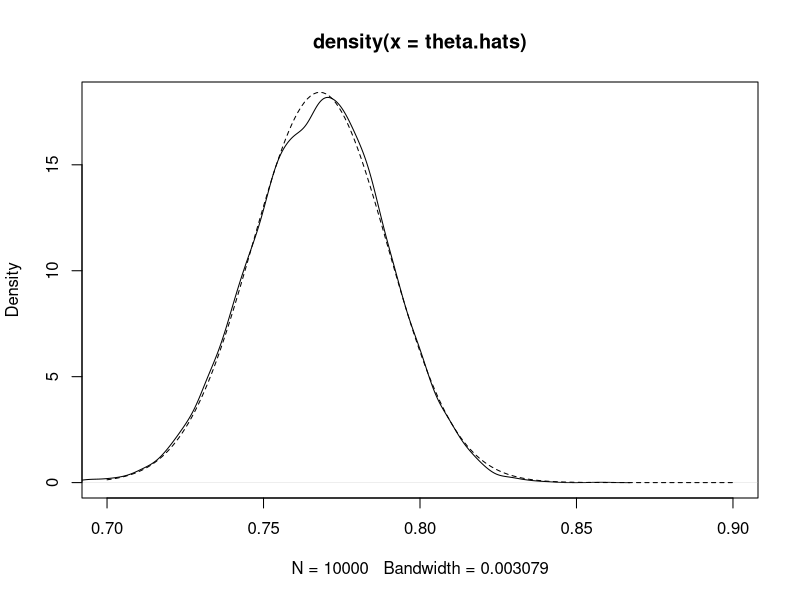

Generate this figure with R:
## ---- chunk 1
knitr::opts_chunk$set(echo = TRUE)
## ---- chunk 2
1-pnorm(-0.5*sqrt(10))
## ---- chunk 3
var.theta.hat = (0.768*(1-.768))/(2*190)

sim.samples = rmultinom(10000, size=190, prob=c(0.054, 0.356, 0.589))
sim.samples[, 1:10]

thetaMLE <- function(n1, n2, n3) {
  return((2*n3 + n2) / (2*(n1+n2+n3)))
}

theta.hats <- apply(sim.samples, 2, function(x) {
  return(thetaMLE(x[1], x[2], x[3]))
})

plot(density(theta.hats), xlim=c(0.7, 0.9))
x.vals = seq(from=0.7, to=0.9, by=0.001)
asym.density = dnorm(x.vals, mean=0.768, sd=sqrt(var.theta.hat))
points(x.vals, asym.density, type="l", lty="dashed")
## ---- chunk 4
var.theta.hat
(var.theta.hat.bootstrap = var(theta.hats))
## ---- chunk 5
(theta.005 = sort(theta.hats, decreasing=F)[50])
(theta.995 = sort(theta.hats, decreasing=F)[9950])
(lower.CI = .768 + qnorm(.005)*sqrt(var.theta.hat))
(upper.CI = .768 + qnorm(.995)*sqrt(var.theta.hat))
